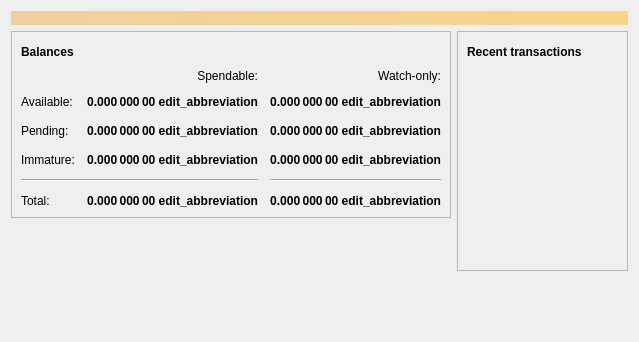
<?xml version="1.0" encoding="UTF-8"?>
<ui version="4.0">
 <class>OverviewPage</class>
 <widget class="QWidget" name="OverviewPage">
  <property name="geometry">
   <rect>
    <x>0</x>
    <y>0</y>
    <width>596</width>
    <height>342</height>
   </rect>
  </property>
  <property name="windowTitle">
   <string>Form</string>
  </property>
  <layout class="QVBoxLayout" name="topLayout">
   <item>
    <widget class="QLabel" name="labelAlerts">
     <property name="visible">
      <bool>false</bool>
     </property>
     <property name="styleSheet">
      <string notr="true">QLabel { background-color: qlineargradient(x1: 0, y1: 0, x2: 1, y2: 0, stop:0 #F0D0A0, stop:1 #F8D488); color:#000000; }</string>
     </property>
     <property name="wordWrap">
      <bool>true</bool>
     </property>
     <property name="margin">
      <number>3</number>
     </property>
     <property name="textInteractionFlags">
      <set>Qt::TextSelectableByMouse</set>
     </property>
    </widget>
   </item>
   <item>
    <layout class="QHBoxLayout" name="horizontalLayout" stretch="1,1">
     <item>
      <layout class="QVBoxLayout" name="verticalLayout_2">
       <item>
        <widget class="QFrame" name="frame">
         <property name="frameShape">
          <enum>QFrame::StyledPanel</enum>
         </property>
         <property name="frameShadow">
          <enum>QFrame::Raised</enum>
         </property>
         <layout class="QVBoxLayout" name="verticalLayout_4">
          <item>
           <layout class="QHBoxLayout" name="horizontalLayout_4">
            <item>
             <widget class="QLabel" name="label_5">
              <property name="font">
               <font>
                <weight>75</weight>
                <bold>true</bold>
               </font>
              </property>
              <property name="text">
               <string>Balances</string>
              </property>
             </widget>
            </item>
            <item>
             <widget class="QPushButton" name="labelWalletStatus">
              <property name="enabled">
               <bool>true</bool>
              </property>
              <property name="maximumSize">
               <size>
                <width>30</width>
                <height>16777215</height>
               </size>
              </property>
              <property name="toolTip">
               <string>The displayed information may be out of date. Your wallet automatically synchronizes with the edit_namecoin network after a connection is established, but this process has not completed yet.</string>
              </property>
              <property name="text">
               <string/>
              </property>
              <property name="icon">
               <iconset resource="../bitcoin.qrc">
                <normaloff>:/icons/warning</normaloff>
                <disabledoff>:/icons/warning</disabledoff>:/icons/warning</iconset>
              </property>
              <property name="iconSize">
               <size>
                <width>24</width>
                <height>24</height>
               </size>
              </property>
              <property name="flat">
               <bool>true</bool>
              </property>
             </widget>
            </item>
            <item>
             <spacer name="horizontalSpacer_3">
              <property name="orientation">
               <enum>Qt::Horizontal</enum>
              </property>
              <property name="sizeHint" stdset="0">
               <size>
                <width>40</width>
                <height>20</height>
               </size>
              </property>
             </spacer>
            </item>
           </layout>
          </item>
          <item>
           <layout class="QGridLayout" name="gridLayout">
            <property name="spacing">
             <number>12</number>
            </property>
            <item row="2" column="2">
             <widget class="QLabel" name="labelWatchPending">
              <property name="font">
               <font>
                <weight>75</weight>
                <bold>true</bold>
               </font>
              </property>
              <property name="cursor">
               <cursorShape>IBeamCursor</cursorShape>
              </property>
              <property name="toolTip">
               <string>Unconfirmed transactions to watch-only addresses</string>
              </property>
              <property name="text">
               <string notr="true">0.000 000 00 edit_abbreviation</string>
              </property>
              <property name="alignment">
               <set>Qt::AlignRight|Qt::AlignTrailing|Qt::AlignVCenter</set>
              </property>
              <property name="textInteractionFlags">
               <set>Qt::LinksAccessibleByMouse|Qt::TextSelectableByKeyboard|Qt::TextSelectableByMouse</set>
              </property>
             </widget>
            </item>
            <item row="2" column="1">
             <widget class="QLabel" name="labelUnconfirmed">
              <property name="font">
               <font>
                <weight>75</weight>
                <bold>true</bold>
               </font>
              </property>
              <property name="cursor">
               <cursorShape>IBeamCursor</cursorShape>
              </property>
              <property name="toolTip">
               <string>Total of transactions that have yet to be confirmed, and do not yet count toward the spendable balance</string>
              </property>
              <property name="text">
               <string notr="true">0.000 000 00 edit_abbreviation</string>
              </property>
              <property name="alignment">
               <set>Qt::AlignRight|Qt::AlignTrailing|Qt::AlignVCenter</set>
              </property>
              <property name="textInteractionFlags">
               <set>Qt::LinksAccessibleByMouse|Qt::TextSelectableByKeyboard|Qt::TextSelectableByMouse</set>
              </property>
             </widget>
            </item>
            <item row="3" column="2">
             <widget class="QLabel" name="labelWatchImmature">
              <property name="font">
               <font>
                <weight>75</weight>
                <bold>true</bold>
               </font>
              </property>
              <property name="cursor">
               <cursorShape>IBeamCursor</cursorShape>
              </property>
              <property name="toolTip">
               <string>Mined balance in watch-only addresses that has not yet matured</string>
              </property>
              <property name="text">
               <string notr="true">0.000 000 00 edit_abbreviation</string>
              </property>
              <property name="alignment">
               <set>Qt::AlignRight|Qt::AlignTrailing|Qt::AlignVCenter</set>
              </property>
              <property name="textInteractionFlags">
               <set>Qt::LinksAccessibleByMouse|Qt::TextSelectableByKeyboard|Qt::TextSelectableByMouse</set>
              </property>
             </widget>
            </item>
            <item row="4" column="0" colspan="2">
             <widget class="Line" name="line">
              <property name="orientation">
               <enum>Qt::Horizontal</enum>
              </property>
             </widget>
            </item>
            <item row="4" column="2">
             <widget class="Line" name="lineWatchBalance">
              <property name="sizePolicy">
               <sizepolicy hsizetype="Preferred" vsizetype="Fixed">
                <horstretch>0</horstretch>
                <verstretch>0</verstretch>
               </sizepolicy>
              </property>
              <property name="minimumSize">
               <size>
                <width>140</width>
                <height>0</height>
               </size>
              </property>
              <property name="orientation">
               <enum>Qt::Horizontal</enum>
              </property>
             </widget>
            </item>
            <item row="5" column="0">
             <widget class="QLabel" name="labelTotalText">
              <property name="text">
               <string>Total:</string>
              </property>
             </widget>
            </item>
            <item row="3" column="1">
             <widget class="QLabel" name="labelImmature">
              <property name="font">
               <font>
                <weight>75</weight>
                <bold>true</bold>
               </font>
              </property>
              <property name="cursor">
               <cursorShape>IBeamCursor</cursorShape>
              </property>
              <property name="toolTip">
               <string>Mined balance that has not yet matured</string>
              </property>
              <property name="text">
               <string notr="true">0.000 000 00 edit_abbreviation</string>
              </property>
              <property name="alignment">
               <set>Qt::AlignRight|Qt::AlignTrailing|Qt::AlignVCenter</set>
              </property>
              <property name="textInteractionFlags">
               <set>Qt::LinksAccessibleByMouse|Qt::TextSelectableByKeyboard|Qt::TextSelectableByMouse</set>
              </property>
             </widget>
            </item>
            <item row="2" column="3">
             <spacer name="horizontalSpacer_2">
              <property name="orientation">
               <enum>Qt::Horizontal</enum>
              </property>
              <property name="sizeHint" stdset="0">
               <size>
                <width>40</width>
                <height>20</height>
               </size>
              </property>
             </spacer>
            </item>
            <item row="3" column="0">
             <widget class="QLabel" name="labelImmatureText">
              <property name="text">
               <string>Immature:</string>
              </property>
             </widget>
            </item>
            <item row="5" column="1">
             <widget class="QLabel" name="labelTotal">
              <property name="font">
               <font>
                <weight>75</weight>
                <bold>true</bold>
               </font>
              </property>
              <property name="cursor">
               <cursorShape>IBeamCursor</cursorShape>
              </property>
              <property name="toolTip">
               <string>Your current total balance</string>
              </property>
              <property name="text">
               <string notr="true">0.000 000 00 edit_abbreviation</string>
              </property>
              <property name="alignment">
               <set>Qt::AlignRight|Qt::AlignTrailing|Qt::AlignVCenter</set>
              </property>
              <property name="textInteractionFlags">
               <set>Qt::LinksAccessibleByMouse|Qt::TextSelectableByKeyboard|Qt::TextSelectableByMouse</set>
              </property>
             </widget>
            </item>
            <item row="5" column="2">
             <widget class="QLabel" name="labelWatchTotal">
              <property name="font">
               <font>
                <weight>75</weight>
                <bold>true</bold>
               </font>
              </property>
              <property name="cursor">
               <cursorShape>IBeamCursor</cursorShape>
              </property>
              <property name="toolTip">
               <string>Current total balance in watch-only addresses</string>
              </property>
              <property name="text">
               <string notr="true">0.000 000 00 edit_abbreviation</string>
              </property>
              <property name="alignment">
               <set>Qt::AlignRight|Qt::AlignTrailing|Qt::AlignVCenter</set>
              </property>
              <property name="textInteractionFlags">
               <set>Qt::LinksAccessibleByMouse|Qt::TextSelectableByKeyboard|Qt::TextSelectableByMouse</set>
              </property>
             </widget>
            </item>
            <item row="0" column="2">
             <widget class="QLabel" name="labelWatchonly">
              <property name="text">
               <string>Watch-only:</string>
              </property>
              <property name="alignment">
               <set>Qt::AlignRight|Qt::AlignTrailing|Qt::AlignVCenter</set>
              </property>
             </widget>
            </item>
            <item row="1" column="0">
             <widget class="QLabel" name="labelBalanceText">
              <property name="text">
               <string>Available:</string>
              </property>
             </widget>
            </item>
            <item row="1" column="1">
             <widget class="QLabel" name="labelBalance">
              <property name="font">
               <font>
                <weight>75</weight>
                <bold>true</bold>
               </font>
              </property>
              <property name="cursor">
               <cursorShape>IBeamCursor</cursorShape>
              </property>
              <property name="toolTip">
               <string>Your current spendable balance</string>
              </property>
              <property name="text">
               <string notr="true">0.000 000 00 edit_abbreviation</string>
              </property>
              <property name="alignment">
               <set>Qt::AlignRight|Qt::AlignTrailing|Qt::AlignVCenter</set>
              </property>
              <property name="textInteractionFlags">
               <set>Qt::LinksAccessibleByMouse|Qt::TextSelectableByKeyboard|Qt::TextSelectableByMouse</set>
              </property>
             </widget>
            </item>
            <item row="1" column="2">
             <widget class="QLabel" name="labelWatchAvailable">
              <property name="font">
               <font>
                <weight>75</weight>
                <bold>true</bold>
               </font>
              </property>
              <property name="cursor">
               <cursorShape>IBeamCursor</cursorShape>
              </property>
              <property name="toolTip">
               <string>Your current balance in watch-only addresses</string>
              </property>
              <property name="text">
               <string notr="true">0.000 000 00 edit_abbreviation</string>
              </property>
              <property name="alignment">
               <set>Qt::AlignRight|Qt::AlignTrailing|Qt::AlignVCenter</set>
              </property>
              <property name="textInteractionFlags">
               <set>Qt::LinksAccessibleByMouse|Qt::TextSelectableByKeyboard|Qt::TextSelectableByMouse</set>
              </property>
             </widget>
            </item>
            <item row="2" column="0">
             <widget class="QLabel" name="labelPendingText">
              <property name="text">
               <string>Pending:</string>
              </property>
             </widget>
            </item>
            <item row="0" column="1">
             <widget class="QLabel" name="labelSpendable">
              <property name="text">
               <string>Spendable:</string>
              </property>
              <property name="alignment">
               <set>Qt::AlignRight|Qt::AlignTrailing|Qt::AlignVCenter</set>
              </property>
             </widget>
            </item>
           </layout>
          </item>
         </layout>
        </widget>
       </item>
       <item>
        <spacer name="verticalSpacer">
         <property name="orientation">
          <enum>Qt::Vertical</enum>
         </property>
         <property name="sizeHint" stdset="0">
          <size>
           <width>20</width>
           <height>40</height>
          </size>
         </property>
        </spacer>
       </item>
      </layout>
     </item>
     <item>
      <layout class="QVBoxLayout" name="verticalLayout_3">
       <item>
        <widget class="QFrame" name="frame_2">
         <property name="frameShape">
          <enum>QFrame::StyledPanel</enum>
         </property>
         <property name="frameShadow">
          <enum>QFrame::Raised</enum>
         </property>
         <layout class="QVBoxLayout" name="verticalLayout">
          <item>
           <layout class="QHBoxLayout" name="horizontalLayout_2">
            <item>
             <widget class="QLabel" name="label_4">
              <property name="font">
               <font>
                <weight>75</weight>
                <bold>true</bold>
               </font>
              </property>
              <property name="text">
               <string>Recent transactions</string>
              </property>
             </widget>
            </item>
            <item>
             <widget class="QPushButton" name="labelTransactionsStatus">
              <property name="enabled">
               <bool>true</bool>
              </property>
              <property name="maximumSize">
               <size>
                <width>30</width>
                <height>16777215</height>
               </size>
              </property>
              <property name="toolTip">
               <string>The displayed information may be out of date. Your wallet automatically synchronizes with the edit_namecoin network after a connection is established, but this process has not completed yet.</string>
              </property>
              <property name="text">
               <string/>
              </property>
              <property name="icon">
               <iconset resource="../bitcoin.qrc">
                <normaloff>:/icons/warning</normaloff>
                <disabledoff>:/icons/warning</disabledoff>:/icons/warning</iconset>
              </property>
              <property name="iconSize">
               <size>
                <width>24</width>
                <height>24</height>
               </size>
              </property>
              <property name="flat">
               <bool>true</bool>
              </property>
             </widget>
            </item>
            <item>
             <spacer name="horizontalSpacer">
              <property name="orientation">
               <enum>Qt::Horizontal</enum>
              </property>
              <property name="sizeHint" stdset="0">
               <size>
                <width>40</width>
                <height>20</height>
               </size>
              </property>
             </spacer>
            </item>
           </layout>
          </item>
          <item>
           <widget class="QListView" name="listTransactions">
            <property name="styleSheet">
             <string notr="true">QListView { background: transparent; }</string>
            </property>
            <property name="frameShape">
             <enum>QFrame::NoFrame</enum>
            </property>
            <property name="verticalScrollBarPolicy">
             <enum>Qt::ScrollBarAlwaysOff</enum>
            </property>
            <property name="horizontalScrollBarPolicy">
             <enum>Qt::ScrollBarAlwaysOff</enum>
            </property>
            <property name="selectionMode">
             <enum>QAbstractItemView::NoSelection</enum>
            </property>
           </widget>
          </item>
         </layout>
        </widget>
       </item>
       <item>
        <spacer name="verticalSpacer_2">
         <property name="orientation">
          <enum>Qt::Vertical</enum>
         </property>
         <property name="sizeHint" stdset="0">
          <size>
           <width>20</width>
           <height>40</height>
          </size>
         </property>
        </spacer>
       </item>
      </layout>
     </item>
    </layout>
   </item>
  </layout>
 </widget>
 <resources/>
 <connections/>
</ui>
